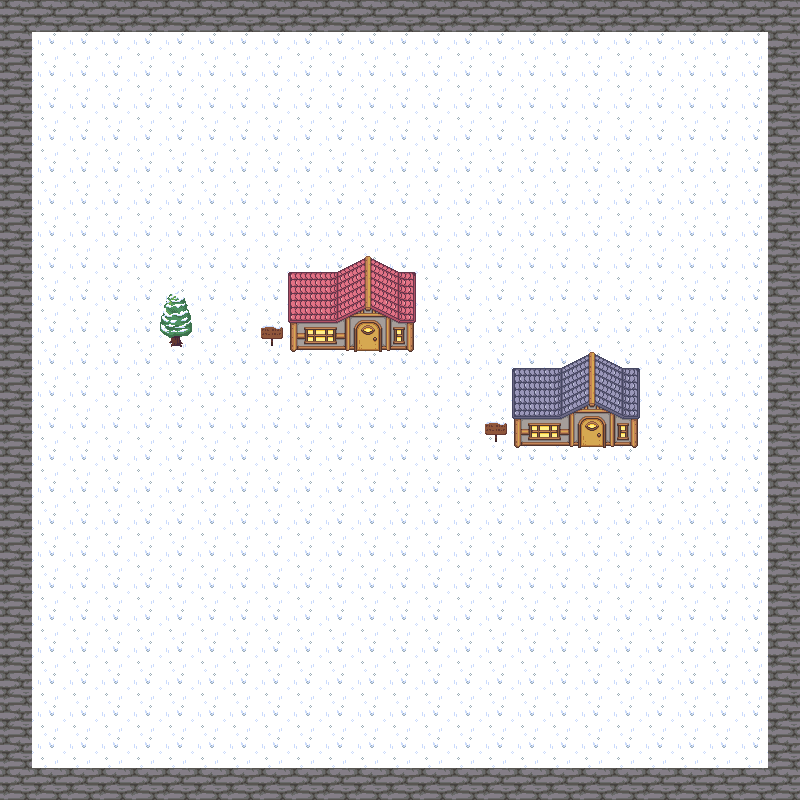

A level layout from a 2D game, rendered from its tile map. Below: a short description, then the map file with tile-grid data replaced by summaries:
An orthogonal 25x25 tile map with 32x32 px tiles, 5 tile layers (snow_ground, walls, tree, house, ...), 2 tilesets and 14 objects (8x collision, 3x npcs, enter, manual_enter, player_spawn).

<map version="1.10" tiledversion="1.11.2" orientation="orthogonal" renderorder="right-down" width="25" height="25" tilewidth="32" tileheight="32" infinite="0" nextlayerid="17" nextobjectid="45">
 <tileset firstgid="1" source="assets/IceTileset.tsx" />
 <tileset firstgid="181" source="assets/house.tsx" />
 <layer id="1" name="snow_ground" width="25" height="25">
  <data>[625 cells, 625 non-empty, 1 distinct tile ids]</data>
 </layer>
 <layer id="3" name="walls" width="25" height="25">
  <data>[625 cells, 96 non-empty, 1 distinct tile ids]</data>
 </layer>
 <layer id="8" name="tree" width="25" height="25">
  <data>[625 cells, 2 non-empty, 2 distinct tile ids]</data>
 </layer>
 <layer id="13" name="house" width="25" height="25">
  <data>[625 cells, 24 non-empty, 24 distinct tile ids]</data>
 </layer>
 <layer id="16" name="hint" width="25" height="25">
  <data>[625 cells, 2 non-empty, 1 distinct tile ids]</data>
 </layer>
 <objectgroup id="11" name="npcs">
  <object id="27" name="tree_zone" type="npcs" x="146.334" y="301.143" width="59.2959" height="53.4209">
   <properties>
    <property name="text">I'm just a regular tree.
What did you excpect ?
Just go already.
Why are you still here ?</property>
   </properties>
   <ellipse />
  </object>
  <object id="40" name="hint_zone" type="npcs" x="477.001" y="410.476" width="37.9626" height="43.4209">
   <properties>
    <property name="text">This is Raj Porus's bedroom.
Here you will find the answer to what he had to fit in.</property>
   </properties>
   <ellipse />
  </object>
  <object id="42" name="hint_zone" type="npcs" x="251.685" y="312.956" width="37.9626" height="43.4209">
   <properties>
    <property name="text">This is Saint-Exupery my and Raj Porus's primary school.
Here you will find the answer to why he emigrated 
and whether it was a positive or a negative experience.</property>
   </properties>
   <ellipse />
  </object>
 </objectgroup>
 <objectgroup id="4" name="collision">
  <object id="4" type="collision" x="0.862813" y="-0.862813" width="798.965" height="32.7869" />
  <object id="5" type="collision" x="0.862813" y="30.1984" width="34.5125" height="768.766" />
  <object id="6" type="collision" x="764.452" y="31.0613" width="34.5125" height="767.903" />
  <object id="7" type="collision" x="31.9241" y="765.315" width="735.979" height="35.3753" />
  <object id="24" type="collision" x="169.172" y="333.911" width="13.3447" height="13.6658">
   <ellipse />
  </object>
  <object id="30" type="collision" x="288" y="284.667" width="131.333" height="70.6667">
   <ellipse />
  </object>
  <object id="41" type="collision" x="479.333" y="418.667" width="31.333" height="24">
   <ellipse />
  </object>
  <object id="43" type="collision" x="253" y="321.333" width="31.333" height="24">
   <ellipse />
  </object>
 </objectgroup>
 <objectgroup id="14" name="enter_points">
  <object id="31" name="school_enter" type="enter" x="352.722" y="322.307" width="30.445" height="29.1662" rotation="359.899">
   <properties>
    <property name="file" type="file" value="assets/school.tmx" />
   </properties>
   <ellipse />
  </object>
  <object id="44" name="room_enter" type="manual_enter" x="569.444" y="412.75" width="41.0917" height="40.5183" rotation="359.899">
   <properties>
    <property name="dest_x" type="int" value="192" />
    <property name="dest_y" type="int" value="320" />
    <property name="file" type="file" value="assets/bedroom.tmx" />
   </properties>
   <ellipse />
  </object>
 </objectgroup>
 <objectgroup id="5" name="spawn_points" class="player_spawn">
  <object id="21" name="player_spawn" type="player_spawn" x="100.085" y="358.732">
   <point />
  </object>
 </objectgroup>
</map>
